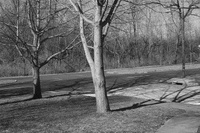
#> input picture Edge Detection/tree.jpg, 200 x 133 px, shrunk from 384 x 256 before the run
$ python edge_detection.py
#> lines starting #> are read from the running program, lines starting #| are printed output that depends on the picture
# File: edge_detection.py
# Author: Thomas Lesniak
# Date created: 5/20/2015
# Date last modified: 5/20/2015
# Python Version: 2.7

# References used:
# http://juanreyero.com/article/python/python-convolution.html#sec-1-5
# http://www.catenary.com/howto/diagedge.html
# http://www.catenary.com/docs/viclibref-l-o.html#matrixconvex
# http://www.catenary.com/docs/viclibref-l-o.html#matrixconv
# http://docs.scipy.org/doc/scipy-0.14.0/reference/generated/scipy.ndimage.filters.convolve.html

import numpy as np
from scipy import ndimage
from PIL import Image # used Pillows fork of PIL

"""
	Uses scipys's nd-convolution implementation
	with a given kernel to output an edge-highlighted
	output of the original image. kernel is an
	NxN square matrix, srcImage and destImg the input
	and output image file names, and grayscale specifies
	whether or not the srcImage is in grayscale (True) or
	RGB (False).
"""
def edge_detect(kernel, srcImg, destImg, grayscale=True):
	srcArray = array_from_img(srcImg, grayscale)

	#convolution with values beyond borders set to 0
	dstArray = ndimage.convolve(srcArray, kernel, mode='constant', cval=0.0)
	img_from_array(norm(dstArray), destImg)


"""
	Ensure that the image we read is stored
	as a grayscale array of floats.
"""
def array_from_img(fname, grayscale):
#> called with fname = 'tree.jpg', grayscale = True
	if not grayscale:
		return np.asarray(Image.open(fname).convert(mode="L"), dtype=np.float32)

	return np.asarray(Image.open(fname), dtype=np.float32)
#> in edge_detect, `dstArray = ndimage.convolve(srcArray, kernel, mode='constant', cval=0.0)`:
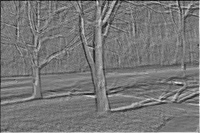
#> dstArray: shape (133, 200) float32; min -1025, max 1165, mean -0.4; drawn with min black and max white

"""
	Save an array as an image, rounding the values
	back to 8-bit integers.
"""
def img_from_array(array, fname):
	Image.fromarray(array.round().astype(np.uint8)).save(fname)


"""
	Normalizes the array to help define edge features.
"""
def norm(array):
    return 255. * np.absolute(array) / float(np.max(array))
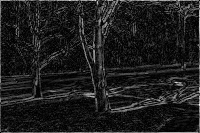
#> returned value: shape (133, 200) float32; min 0, max 255, mean 29.9


if __name__ == '__main__':

	# diagonal edge detection
	kernel = np.array(
	[[-5, 0, 0],
	 [ 0, 0, 0],
	 [ 0, 0, 5]])

	edge_detect(kernel, 'tree.jpg', 'tree_diag.jpg')
	edge_detect(kernel, 'lenna.png', 'lenna_diag.png', grayscale=False)
#> (the run stopped early here; a loop or call above may not have finished)
